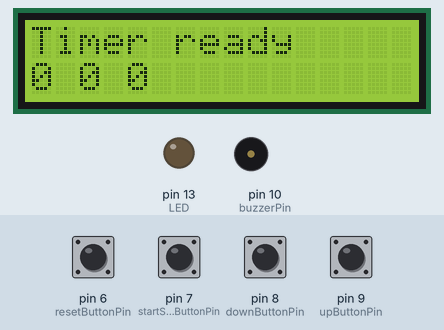
The sketch below on a simulated Arduino Uno, built with avr-gcc and run on an emulated ATmega328P. Parts: 16×2 character LCD, output pins drawn as LEDs (lit = HIGH), buzzer (waves = sounding). Dashed ring = blinking. Inputs (shaded band) come from the test bench; at power-on: pin 6 (resetButtonPin), pin 7 (startStopButtonPin), pin 8 (downButtonPin), pin 9 (upButtonPin) LOW. Random numbers use the default seed unless the sketch sets one.

Above: at 3.2 s.
3.3 s: pin 7 (startStopButtonPin) pulled HIGH for 0.15 s
At 3.63 s:
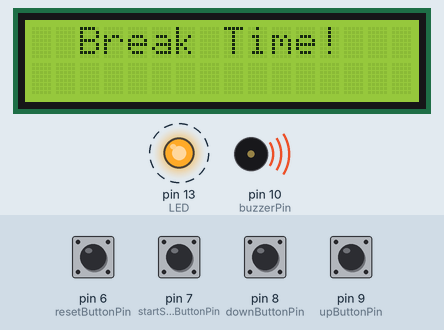
5.0 s: pin 6 (resetButtonPin) pulled HIGH for 1 s
At 5.7 s:
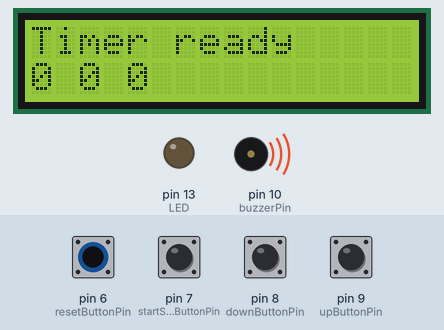
7.5 s: pin 7 (startStopButtonPin) pulled HIGH for 1 s
At 7.7 s:
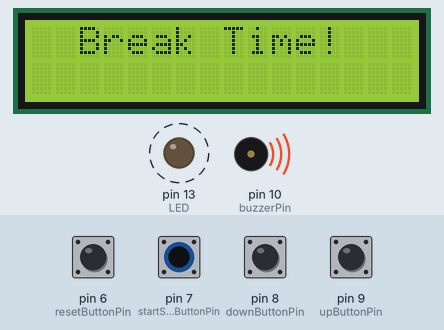
10.0 s: pin 8 (downButtonPin) pulled HIGH for 1 s
At 10.8 s:
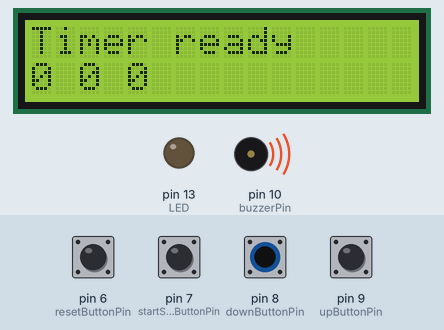
12.5 s: pin 6 (resetButtonPin) driven HIGH and pin 8 (downButtonPin) driven HIGH
At 14.2 s:
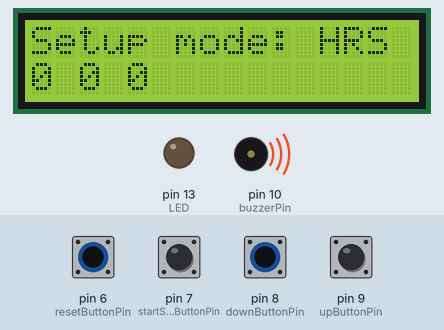
15.3 s: pin 7 (startStopButtonPin) pulled HIGH for 0.15 s
At 16.4 s:
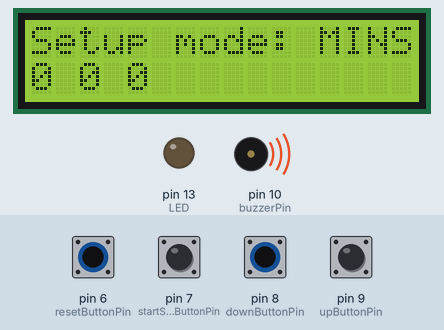
Timing chart, 0 to 17.9 s (numbered marks = the images above; inputs shaded):
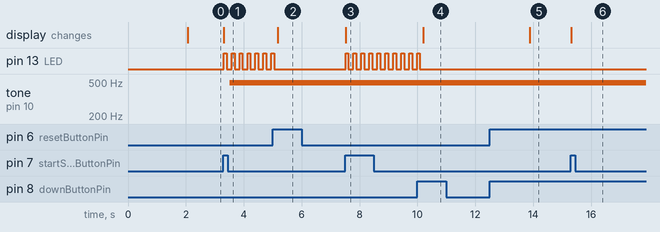

The sketch:

Timer_with_LCD.ino
```cpp
// (licence header left out)
/**************************************************
 * Stand-Up Gadget
 * By: Raina Asid (NYC,USA)
 * Note: Attributing above, I added code changes to
 * reflect my needs for a timer more customized to my needs.
 **************************************************/

//LIBRARIES
#include <LiquidCrystal.h>
#include <TimeLib.h> // FIX 2018-08-12 This fixes «‘now’ was not declared in this scope» error

//DISPLAY
LiquidCrystal lcd(12, 11, 5, 4, 3, 2);

//BUTTONS
const int buzzerPin = 10;
const int resetButtonPin = 6;
const int startStopButtonPin = 7;
const int downButtonPin = 8;
const int upButtonPin = 9;

int resetButtonState = LOW;
long resetButtonLongPressCounter = 0;
int startStopButtonState = LOW;
int upButtonState = LOW;
int downButtonState = LOW;
int resetButtonPrevState = LOW;
int startStopButtonPrevState = LOW;
int upButtonPrevState = LOW;
int downButtonPrevState = LOW;
bool resetButtonPressed = false;
bool resetButtonLongPressed = false;
bool startStopButtonPressed = false;
bool upButtonPressed = false;
bool downButtonPressed = false;

//LED
int LED = 13;

//TIMER
int setupHours = 0;     // How many hours will count down when started
int setupMinutes = 0;   // How many minutes will count down when started
int setupSeconds = 0;   // How many seconds will count down when started
time_t setupTime = 0;

int currentHours = 0;
int currentMinutes = 0;
int currentSeconds = 0;
time_t currentTime = 0;

time_t startTime = 0;
time_t elapsedTime = 0;

const int MODE_IDLE = 0;
const int MODE_SETUP = 1;
const int MODE_RUNNING = 2;
const int MODE_RINGING = 3;

int currentMode = MODE_IDLE;    // 0=idle 1=setup 2=running 3=ringing
                                // Power up --> idle
                                // Reset --> idle
                                //  Start/Stop --> start or stop counter
                                //  Up / Down --> NOP
                                // Reset (long press) --> enter setup
                                //   Start/Stop --> data select
                                //   Up --> increase current data value
                                //   Down --> decrease current data value
                                //   Reset --> exit setup (idle)

int dataSelection = 0;  // Currently selected data for edit (setup mode, changes with Start/Stop)
                        // 0=hours (00-99) 1=minutes (00-59) 2=seconds (00-59)

// VOID SETUP ************************************************
void setup() {
  // put your setup code here, to run once:
  randomSeed(analogRead(0)); // seed random number generator
  int time = random(3000, 5001); // get random number between 3000 and 5000 for the 3-5 seconds

  lcd.begin(16, 2);
  lcd.print("Stand-Up Gadget");
  delay(2000);
  pinMode(resetButtonPin, INPUT);
  pinMode(startStopButtonPin, INPUT);
  pinMode(upButtonPin, INPUT);
  pinMode(downButtonPin, INPUT);
  pinMode(buzzerPin, OUTPUT);
  pinMode(LED,OUTPUT);
  Serial.begin(9600);
}

// VOID LOOP ************************************************
void loop() {
  // put your main code here, to run repeatedly:
  startStopButtonPressed = false;
  upButtonPressed = false;
  downButtonPressed = false;

  // Reset button management
  resetButtonPressed = false;
  resetButtonLongPressed = false;
  resetButtonState = digitalRead(resetButtonPin);
  if(resetButtonState != resetButtonPrevState)
  {
    resetButtonPressed = resetButtonState == HIGH;
    resetButtonPrevState = resetButtonState;
  }
  else  // Long press management...
  {
    if(resetButtonState == HIGH)
    {
      resetButtonLongPressCounter++;
      if(resetButtonLongPressCounter == 100)
      {
        resetButtonPressed = false;
        resetButtonLongPressed = true;
        resetButtonLongPressCounter = 0;
      }
    }
    else
    {
      resetButtonLongPressCounter = 0;
      resetButtonPressed = false;
      resetButtonLongPressed = false;
    }
  }

  //Start/Stop button management
  startStopButtonPressed = false;
  startStopButtonState = digitalRead(startStopButtonPin);
  if(startStopButtonState != startStopButtonPrevState)
  {
    startStopButtonPressed = startStopButtonState == HIGH;
    startStopButtonPrevState = startStopButtonState;
  }

  // Down button management
  downButtonPressed = false;
  downButtonState = digitalRead(downButtonPin);
  if(downButtonState != downButtonPrevState)
  {
    downButtonPressed = downButtonState == HIGH;
    downButtonPrevState = downButtonState;
  }

  // Up button management
  upButtonPressed = false;
  upButtonState = digitalRead(upButtonPin);
  if(upButtonState != upButtonPrevState)
  {
    upButtonPressed = upButtonState == HIGH;
    upButtonPrevState = upButtonState;
  }

 // Mode management
  switch(currentMode)
  {
    case MODE_IDLE:
      if(resetButtonPressed)
      {
        Reset();
      }
      if(resetButtonLongPressed)
      {
        currentMode = MODE_SETUP;
      }
      if(startStopButtonPressed)
      {
        currentMode = currentMode == MODE_IDLE ? MODE_RUNNING : MODE_IDLE;
        if(currentMode == MODE_RUNNING)
        {
          // STARTING TIMER!
          startTime = now();
        }
      }
      break;

    case MODE_SETUP:
      if(resetButtonPressed)
      {
        // Exit setup mode
        setupTime = setupSeconds + (60 * setupMinutes) + (3600 * setupHours);
        currentHours = setupHours;
        currentMinutes = setupMinutes;
        currentSeconds = setupSeconds;
        dataSelection = 0;
        currentMode = MODE_IDLE;
      }
      if(startStopButtonPressed)
      {
        // Select next data to adjust
        dataSelection++;
        if(dataSelection == 3)
        {
          dataSelection = 0;
        }
      }
      if(downButtonPressed)
      {
        switch(dataSelection)
        {
          case 0: // hours
            setupHours--;
            if(setupHours == -1)
            {
              setupHours = 99;
            }
            break;
          case 1: // minutes
            setupMinutes--;
            if(setupMinutes == -1)
            {
              setupMinutes = 59;
            }
            break;
          case 2: // seconds
            setupSeconds--;
            if(setupSeconds == -1)
            {
              setupSeconds = 59;
            }
            break;
        }
      }
      if(upButtonPressed)
      {
        switch(dataSelection)
        {
          case 0: // hours
            setupHours++;
            if(setupHours == 100)
            {
              setupHours = 0;
            }
            break;
          case 1: // minutes
            setupMinutes++;
            if(setupMinutes == 60)
            {
              setupMinutes = 0;
            }
            break;
          case 2: // seconds
            setupSeconds++;
            if(setupSeconds == 60)
            {
              setupSeconds = 0;
            }
            break;
        }
      }
      break;

    case MODE_RUNNING:
      if(startStopButtonPressed)
      {
        currentMode = MODE_IDLE;
      }
      if(resetButtonPressed)
      {
        Reset();
        currentMode = MODE_IDLE;
      }
      break;

    case MODE_RINGING:
      if(resetButtonPressed || startStopButtonPressed || downButtonPressed || upButtonPressed)
      {
        currentMode = MODE_IDLE;
      }
      break;
  }

  // Time management
  switch(currentMode)
  {
    case MODE_IDLE:
    case MODE_SETUP:
      // NOP
      break;
    case MODE_RUNNING:
      currentTime = setupTime - (now() - startTime);
      if(currentTime <= 0)
      {
        currentMode = MODE_RINGING;
      }
      break;
    // Buzzer tone
    case MODE_RINGING:
      analogWrite(buzzerPin, 20);
      delay(20);
      analogWrite(buzzerPin, 0);
      delay(40);
      break;
  }

  /*
   * LCD management
   */
  //lcd.clear();
  lcd.setCursor(0, 0);
  switch(currentMode)
  {
    case MODE_IDLE:
      lcd.print("Timer ready     ");
      lcd.setCursor(0, 1);
      lcd.print(currentHours);
      lcd.print(" ");
      lcd.print(currentMinutes);
      lcd.print(" ");
      lcd.print(currentSeconds);
      lcd.print("    ");
      digitalWrite(LED,LOW);
      break;
    case MODE_SETUP:
      lcd.print("Setup mode: ");
      switch(dataSelection)
      {
        case 0:
          lcd.print("HRS ");
          break;
        case 1:
          lcd.print("MINS");
          break;
        case 2:
          lcd.print("SECS");
          break;
      }
      lcd.setCursor(0, 1);
      lcd.print(setupHours);
      lcd.print(" ");
      lcd.print(setupMinutes);
      lcd.print(" ");
      lcd.print(setupSeconds);
      lcd.print("    ");
      digitalWrite(LED,LOW);
      break;
    case MODE_RUNNING:
      lcd.print("Counting down...");
      lcd.setCursor(0, 1);
      if(hour(currentTime) < 10) lcd.print("0");
      lcd.print(hour(currentTime));
      lcd.print(":");
      if(minute(currentTime) < 10) lcd.print("0");
      lcd.print(minute(currentTime));
      lcd.print(":");
      if(second(currentTime) < 10) lcd.print("0");
      lcd.print(second(currentTime));
      digitalWrite(LED,LOW);
      break;
    case MODE_RINGING:
      lcd.print("  Break Time!   ");
      lcd.setCursor(0, 1);
      lcd.print("                ");
      digitalWrite(LED,HIGH);
      delay(100);
      digitalWrite(LED,LOW);
      delay(100);
      break;
  }
  delay(10);
}

// VOID RESET ************************************************
void Reset()
{
  currentMode = MODE_IDLE;
  currentHours = setupHours;
  currentMinutes = setupMinutes;
  currentSeconds = setupSeconds;
}
```

Measured:
- after the input at 3.3 s, pin 13 (LED): alternates HIGH for 0.10 s and LOW for 0.17 s, starting at once; tone on pin 10 (buzzerPin): silent → 490 Hz after 0.22 s; the display: changes at once (image 1)
- after the input at 5.0 s, the display: changes after 0.17 s (image 2)
- after the input at 7.5 s, pin 13 (LED): alternates HIGH for 0.10 s and LOW for 0.17 s, starting at once; the display: changes at once (image 3)
- after the input at 10.0 s, the display: changes after 0.20 s (image 4)
- after the input at 12.5 s, the display: changes after 1.4 s (image 5)
- after the input at 15.3 s, the display: changes at once (image 6)
